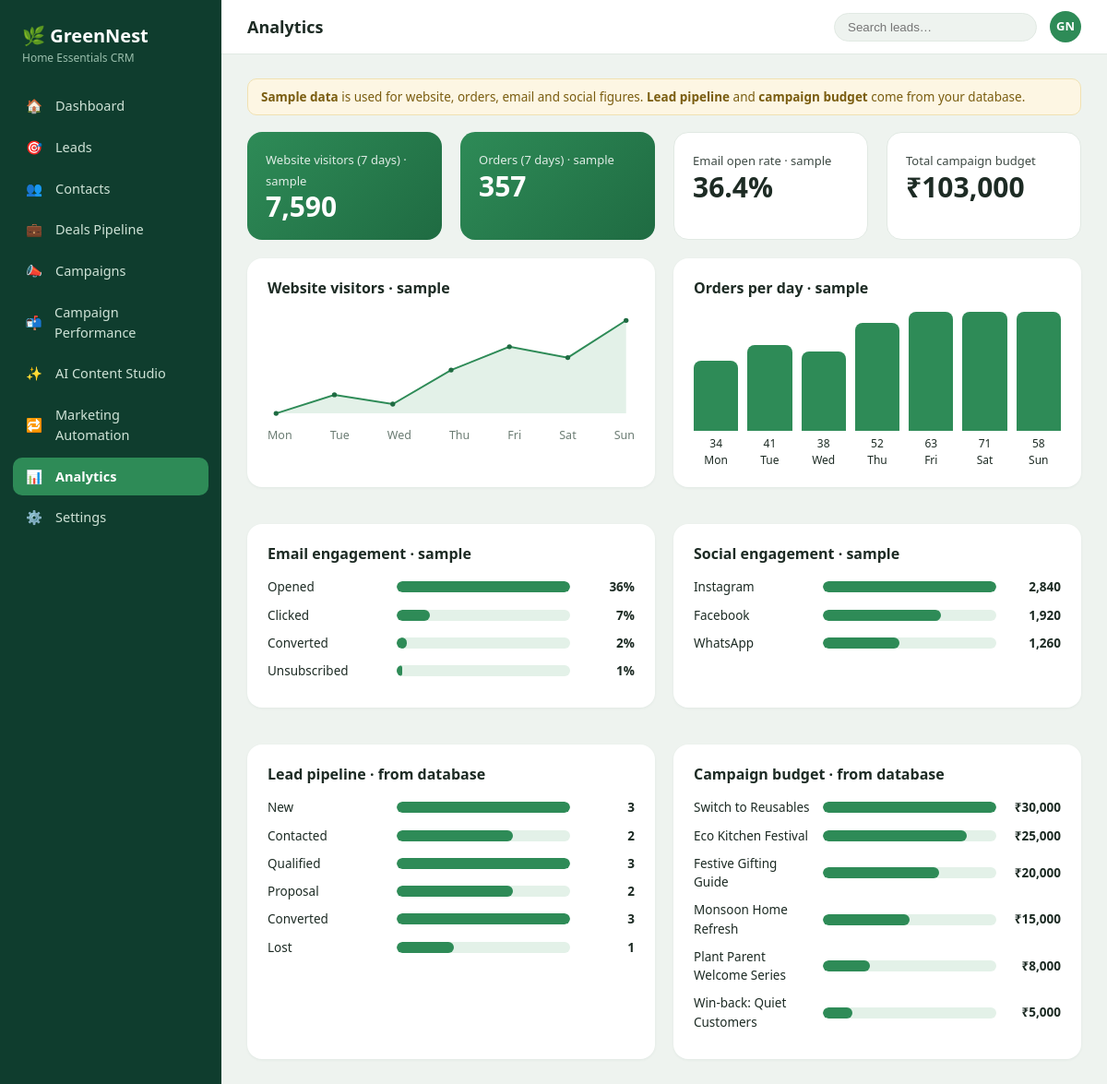
The app's page /analytics with its own data.
### tables this page shows
CREATE TABLE campaigns(
        id INTEGER PRIMARY KEY AUTOINCREMENT, name TEXT NOT NULL, channel TEXT, target_audience TEXT,
        objective TEXT, status TEXT DEFAULT 'Draft', budget REAL DEFAULT 0, created_at TEXT);

### app.py (the view)
@app.route("/analytics")
def analytics():
    visitors = [820, 940, 880, 1100, 1250, 1180, 1420]
    orders = [("Mon", 34), ("Tue", 41), ("Wed", 38), ("Thu", 52), ("Fri", 63), ("Sat", 71), ("Sun", 58)]
    pipeline = [(s, scalar("SELECT COUNT(*) FROM leads WHERE status=?", (s,))) for s in STATUSES]
    budget = [(r["name"], int(r["budget"])) for r in rows("SELECT name, budget FROM campaigns ORDER BY budget DESC")]
    return render_template("analytics.html", title="Analytics", visitors=visitors, points=line_points(visitors),
                           days=[d for d, _ in orders], orders=orders, pipeline=pipeline, budget=budget,
                           total_budget=sum(b for _, b in budget))

### app.py (called while the page is built)
def get_db():
    if "db" not in g:
        g.db = sqlite3.connect(DB_PATH)
        g.db.row_factory = sqlite3.Row
    return g.db

def rows(sql, args=()):
    return get_db().execute(sql, args).fetchall()

def scalar(sql, args=()):
    return get_db().execute(sql, args).fetchone()[0]

@app.context_processor
def inject_globals():
    return {"NAV": NAV, "STATUSES": STATUSES, "SOURCES": SOURCES, "PRODUCTS": PRODUCTS,
            "CHANNELS": CHANNELS, "CAMPAIGN_STATUSES": CAMPAIGN_STATUSES}

def line_points(values, w=600, h=180, pad=14):
    lo, hi = min(values), max(values)
    step = (w - 2 * pad) / (len(values) - 1)
    return [(round(pad + i * step, 1), round(h - pad - (v - lo) / ((hi - lo) or 1) * (h - 2 * pad), 1))
            for i, v in enumerate(values)]

### templates/analytics.html
{% extends "base.html" %}{% from "_macros.html" import bars %}
{% block body %}
<div class="note"><b>Sample data</b> is used for website, orders, email and social figures. <b>Lead pipeline</b> and <b>campaign budget</b> come from your database.</div>
<div class="grid g4" style="margin-bottom:20px">
<div class="kpi"><span>Website visitors (7 days) · sample</span><b>{{ '{:,}'.format(visitors|sum) }}</b></div>
<div class="kpi"><span>Orders (7 days) · sample</span><b>{{ orders|map(attribute=1)|sum }}</b></div>
<div class="kpi light"><span>Email open rate · sample</span><b>36.4%</b></div>
<div class="kpi light"><span>Total campaign budget</span><b>₹{{ '{:,}'.format(total_budget) }}</b></div></div>
<div class="grid g2">
<div class="panel"><h2>Website visitors · sample</h2>
<svg viewBox="0 0 600 180" width="100%" role="img" aria-label="Line chart of daily website visitors">
<polygon points="14,166 {% for x,y in points %}{{ x }},{{ y }} {% endfor %}586,166" fill="#e3f1e8"/>
<polyline points="{% for x,y in points %}{{ x }},{{ y }} {% endfor %}" fill="none" stroke="#2e8b57" stroke-width="3"/>
{% for x,y in points %}<circle cx="{{ x }}" cy="{{ y }}" r="4" fill="#1f6b42"/>{% endfor %}</svg>
<div style="display:flex;justify-content:space-between" class="muted">{% for d in days %}<small>{{ d }}</small>{% endfor %}</div></div>
<div class="panel"><h2>Orders per day · sample</h2><div class="cols">{% for d, v in orders %}<div><i style="height:{{ (v/75*100)|round|int }}%"></i>{{ v }}<br>{{ d }}</div>{% endfor %}</div></div>
<div class="panel"><h2>Email engagement · sample</h2>{{ bars([('Opened',36),('Clicked',7),('Converted',2),('Unsubscribed',1)], suffix='%') }}</div>
<div class="panel"><h2>Social engagement · sample</h2>{{ bars([('Instagram',2840),('Facebook',1920),('WhatsApp',1260)]) }}</div>
<div class="panel"><h2>Lead pipeline · from database</h2>{{ bars(pipeline) }}</div>
<div class="panel"><h2>Campaign budget · from database</h2>{{ bars(budget, prefix='₹') }}</div></div>
{% endblock %}

### templates/_macros.html (shortened to what this page needs)
{% macro bars(items, prefix='', suffix='') %}{% set mx = (items|map(attribute=1)|max) or 1 %}
{% for label, v in items %}<div class="bar-row"><span>{{ label }}</span><div class="bar"><i style="width:{{ (v/mx*100)|round|int }}%"></i></div><em>{{ prefix }}{{ '{:,}'.format(v) }}{{ suffix }}</em></div>{% endfor %}{% endmacro %}

### static/style.css (style rules this page uses)
:root { --side:#0f3d2e;--side2:#16513c;--bg:#eef3ef;--panel:#fff;--green:#2e8b57;--green-d:#1f6b42;--green-l:#e3f1e8; --text:#1d2b24;--muted:#6b7c73;--line:#e1e9e3;--red:#c0392b;--amber:#c98a0b;--blue:#2f6fa3 }
* { box-sizing:border-box }
body { margin:0;font-family:"Segoe UI",system-ui,sans-serif;background:var(--bg);color:var(--text);font-size:15px;line-height:1.5 }
.panel { background:var(--panel);border-radius:16px;padding:20px 22px;margin-bottom:20px;box-shadow:0 1px 3px rgba(15,61,46,.06) }
.panel h2 { font-size:16px;margin:0 0 14px }
.grid { display:grid;gap:20px }
.g4 { grid-template-columns:repeat(4,1fr) }
.g2 { grid-template-columns:repeat(2,1fr) }
.kpi { background:linear-gradient(135deg,var(--green),var(--green-d));color:#fff;border-radius:16px;padding:18px 20px }
.kpi.light { background:#fff;color:var(--text);border:1px solid var(--line) }
.kpi span { font-size:13px;opacity:.85 }
.kpi b { display:block;font-size:30px;line-height:1.2 }
.note { background:#fdf6e3;border:1px solid #f0e1b2;color:#7a5d10;padding:9px 14px;border-radius:10px;font-size:13.5px;margin-bottom:18px }
.bar-row { display:grid;grid-template-columns:130px 1fr 60px;gap:10px;align-items:center;margin-bottom:10px;font-size:13.5px }
.bar { background:var(--green-l);border-radius:8px;height:12px;overflow:hidden }
.bar i { display:block;height:100%;background:var(--green);border-radius:8px }
.bar-row em { font-style:normal;text-align:right;font-weight:600 }
.cols { display:flex;align-items:flex-end;gap:10px;height:170px }
.cols div { flex:1;text-align:center;font-size:12px;display:flex;flex-direction:column;justify-content:flex-end;height:100% }
.cols i { display:block;background:var(--green);border-radius:8px 8px 0 0;margin-bottom:5px }
.muted { color:var(--muted) }

### records on screen
campaigns: name "Switch to Reusables", prefix "₹", budget "30,000"
campaigns: name "Eco Kitchen Festival", prefix "₹", budget "25,000"
campaigns: name "Festive Gifting Guide", prefix "₹", budget "20,000"
campaigns: name "Monsoon Home Refresh", prefix "₹", budget "15,000"
campaigns: name "Plant Parent Welcome Series", prefix "₹", budget "8,000"
campaigns: name "Win-back: Quiet Customers", prefix "₹", budget "5,000"

### other values on screen
{{ icon }} "🏠" "🎯" "👥" "💼" "📣" "📬" "✨" "🔁" "📊" "⚙️"
{{ label }} "Dashboard" "Leads" "Contacts" "Deals Pipeline" "Campaigns" "Campaign Performance" "AI Content Studio" "Marketing Automation" "Analytics" "Settings"
{{ title }} "Analytics"
{{ '{:,}'.format(visitors|sum) }} "7,590"
{{ orders|map(attribute=1)|sum }} "357"
{{ '{:,}'.format(total_budget) }} "103,000"
{{ d }} "Mon" "Tue" "Wed" "Thu" "Fri" "Sat" "Sun"
{{ v }} "34" "41" "38" "52" "63" "71" "58"
{{ label }} "Opened" "Clicked" "Converted" "Unsubscribed" "Instagram" "Facebook" "WhatsApp" "New" "Contacted" "Qualified" "Proposal" "Converted" "Lost"
{{ '{:,}'.format(v) }} "36" "7" "2" "1" "2,840" "1,920" "1,260" "3" "2" "3" "2" "3" "1"
{{ suffix }} "%" "%" "%" "%"
